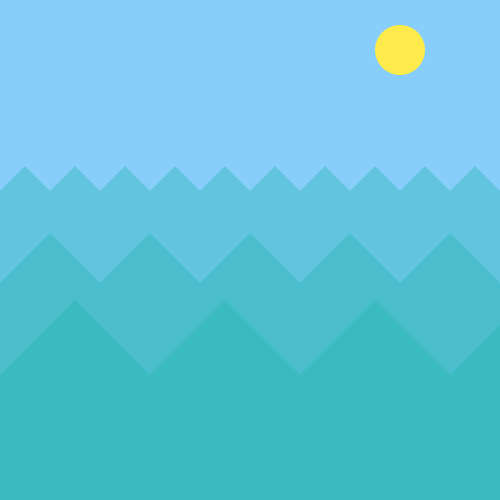
Frame 1 (no input)
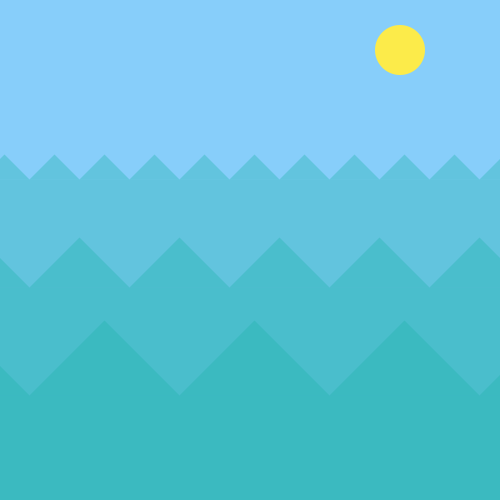
Frame 60 (the mouse pressed at the canvas centre just before this capture)
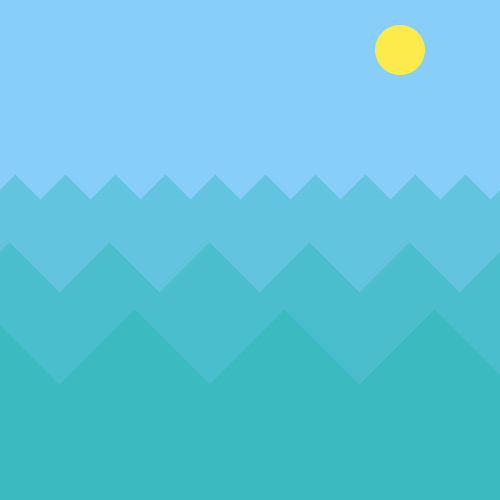
Frame 120 (the mouse held since frame 60 and released just before this capture)

The Processing sketch that drew these frames (run headless with seeded random() and noise(); from frame 60 on, the mouse is pressed at the canvas centre):

// Processing sketch: rhythmAndFlow
// ── rhythmAndFlow.pde
/*
rhythmAndFlow.pde

author: christopher romo
created: 12/09/2024
*/

Wave smallWave = new Wave(0,191,0,50,175,200,0.5);
Wave mediumWave = new Wave(0,283,0,100,275,300,0.5);
Wave largeWave = new Wave(0,375,0,150,375,400,0.5);

void setup() {
  size(500,500);
  surface.setLocation(100, 100);
  noStroke();
} // setup

void draw() {
  background(135,206,250);  

  // draw a sun in the corner
  fill(252,235,74);
  ellipse(400,50,50,50);
  
  fill(32,178,170,90);
  
  // draw small waves
  for (int i = -50; i <= 550; i += 50) {
    drawSmallTriangle(smallWave.getHorizontalPos()+i,smallWave.getVerticalPos());
  }
  rect(smallWave.getHorizontalPos()-50,smallWave.getVerticalPos(),550,600);

  // draw medium waves
  for (int i = -100; i <= 500; i += 100) {
    drawMediumTriangle(mediumWave.getHorizontalPos()+i,mediumWave.getVerticalPos());
  }
  rect(mediumWave.getHorizontalPos()-100,mediumWave.getVerticalPos(),600,600);
   
  // draw large waves
  for (int i = -150; i <= 750; i += 150) {
    drawLargeTriangle(largeWave.getHorizontalPos()+i,largeWave.getVerticalPos());
  }
  rect(largeWave.getHorizontalPos()-150,largeWave.getVerticalPos(),750,600);
  
  // update the waves
  smallWave.updateWave();
  mediumWave.updateWave();
  largeWave.updateWave();
} // draw

void drawSmallTriangle(float x, float y) {
  // draws a small triangle.
  
  triangle(x,y,x+25,y-25,x+50,y);
} // drawSmallTriangle

void drawMediumTriangle(float x, float y) {
  // draws a medium triangle.
  
  triangle(x,y,x+50,y-50,x+100,y);
} // drawMediumTriangle

void drawLargeTriangle(float x, float y) {
  // draws a large triangle.
  
  triangle(x,y,x+75,y-75,x+150,y);
} // drawLargeTriangle

public class Wave {
  // the Wave class creates a wave object.

  // instance variables
  float horizontalPos;
  float verticalPos;
  
  float minX;
  float maxX;
  float minY;
  float maxY;
  
  float speed;
  int horizontalDir;
  int verticalDir;
  
  // constructor that creates a wave object.
  public Wave (float horizontalPos, float verticalPos, float minX, float maxX, float minY, float maxY, float speed) {
    this.horizontalPos = horizontalPos;
    this.verticalPos = verticalPos;
  
    this.minX = minX;
    this.maxX = maxX;
    this.minY = minY;
    this.maxY = maxY;
  
    this.speed = speed;
    horizontalDir = 1;
    verticalDir = 1;
  }
  
  // getters
  public float getHorizontalPos() {
    return horizontalPos;
  }
  
  public float getVerticalPos() {
    return verticalPos;
  }
  
  public void updateWave() {
    // updates the wave based on current position.
    
    horizontalPos += speed * horizontalDir;
    verticalPos += speed * verticalDir;

    if (horizontalPos >= maxX || horizontalPos <= minX) {
      horizontalDir *= -1;
    }

    if (verticalPos >= maxY || verticalPos <= minY) {
      verticalDir *= -1;
    }
  }
} // Wave
